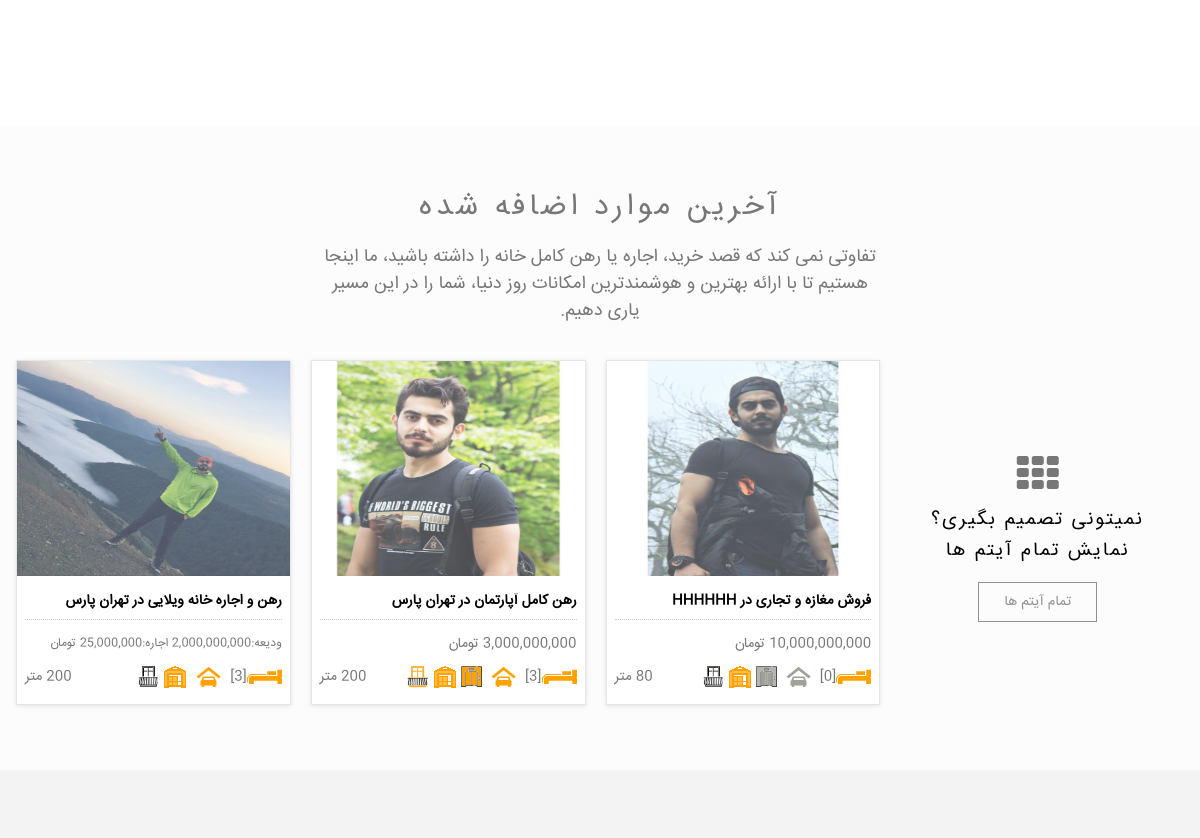
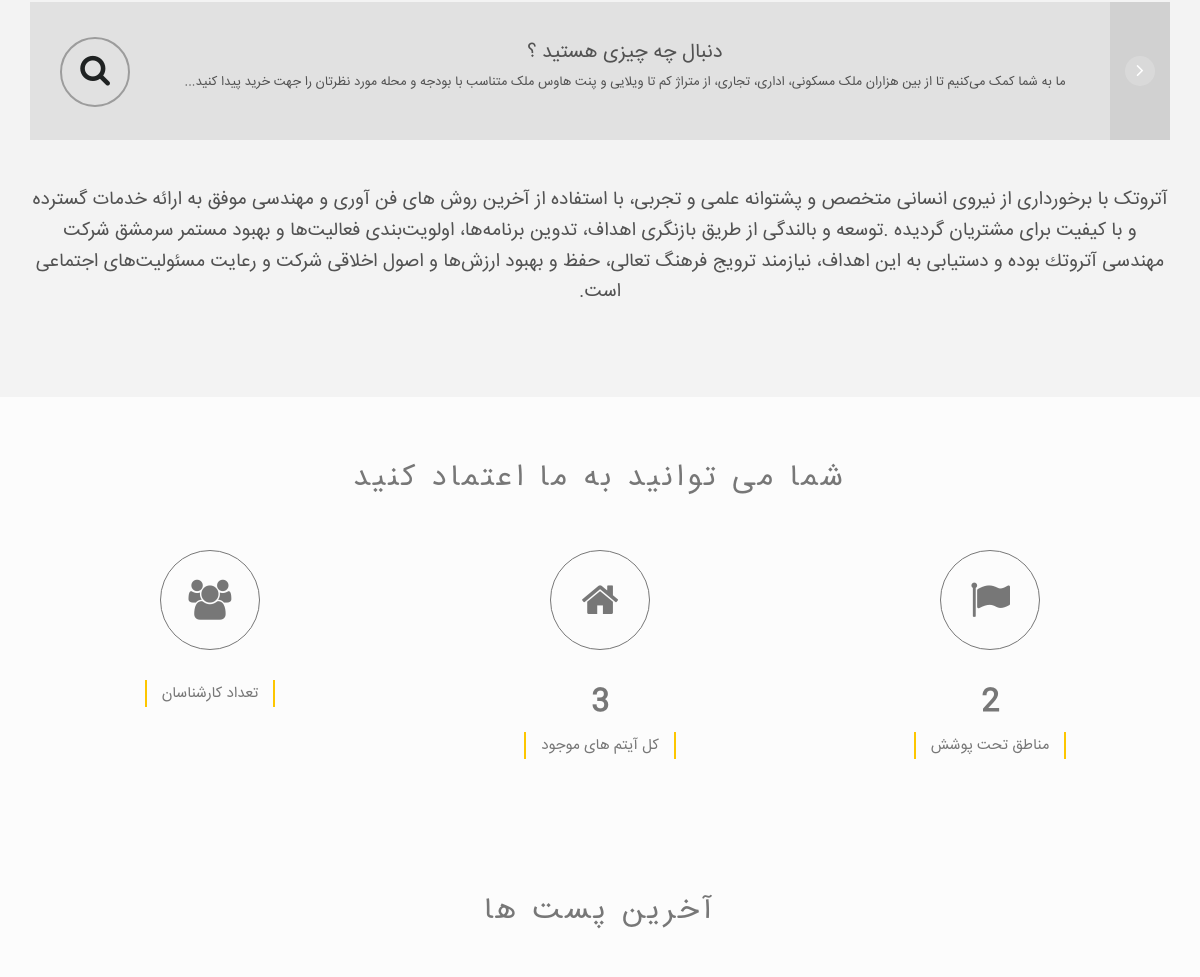
The app's page / (middle part), older data (2 pictures, top to bottom).
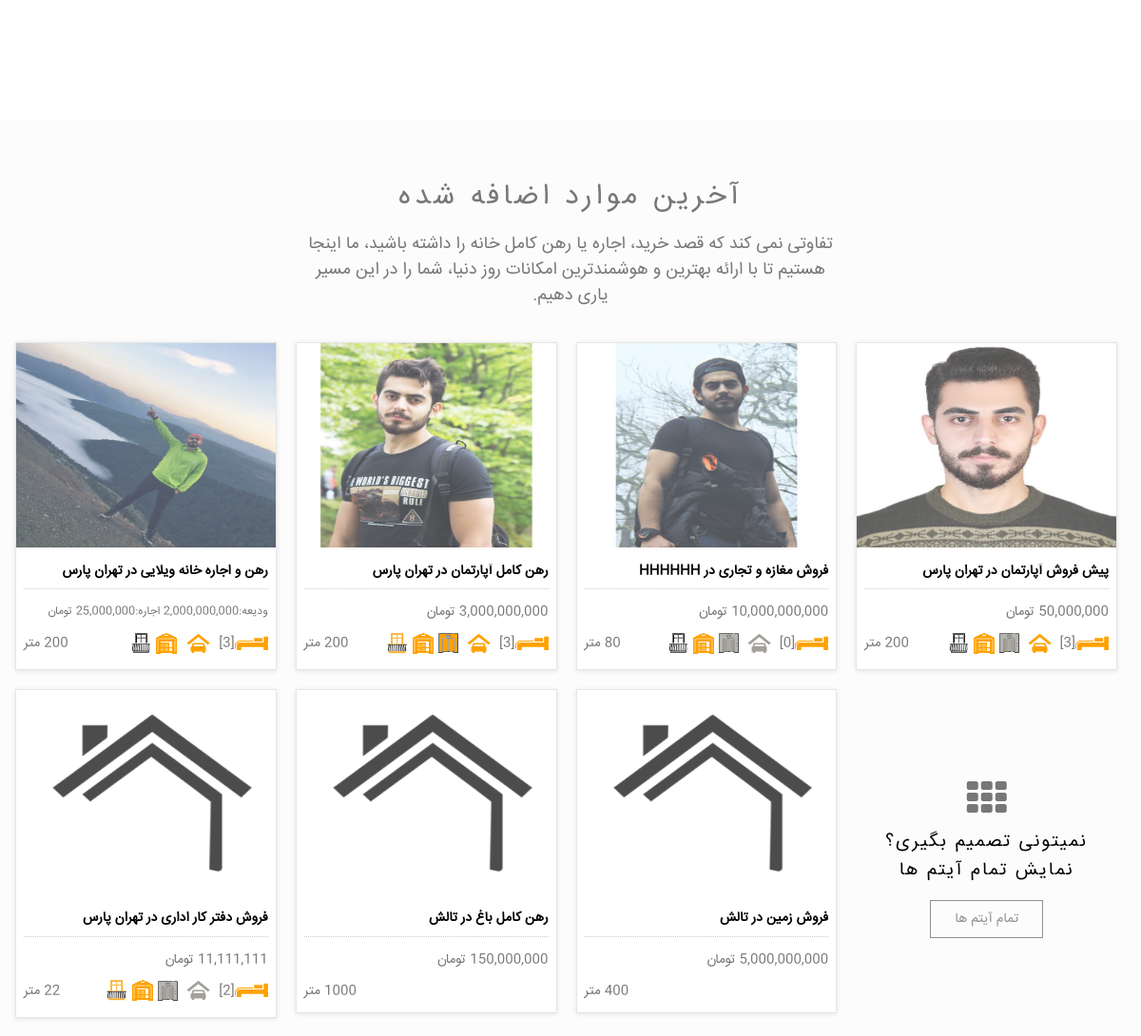
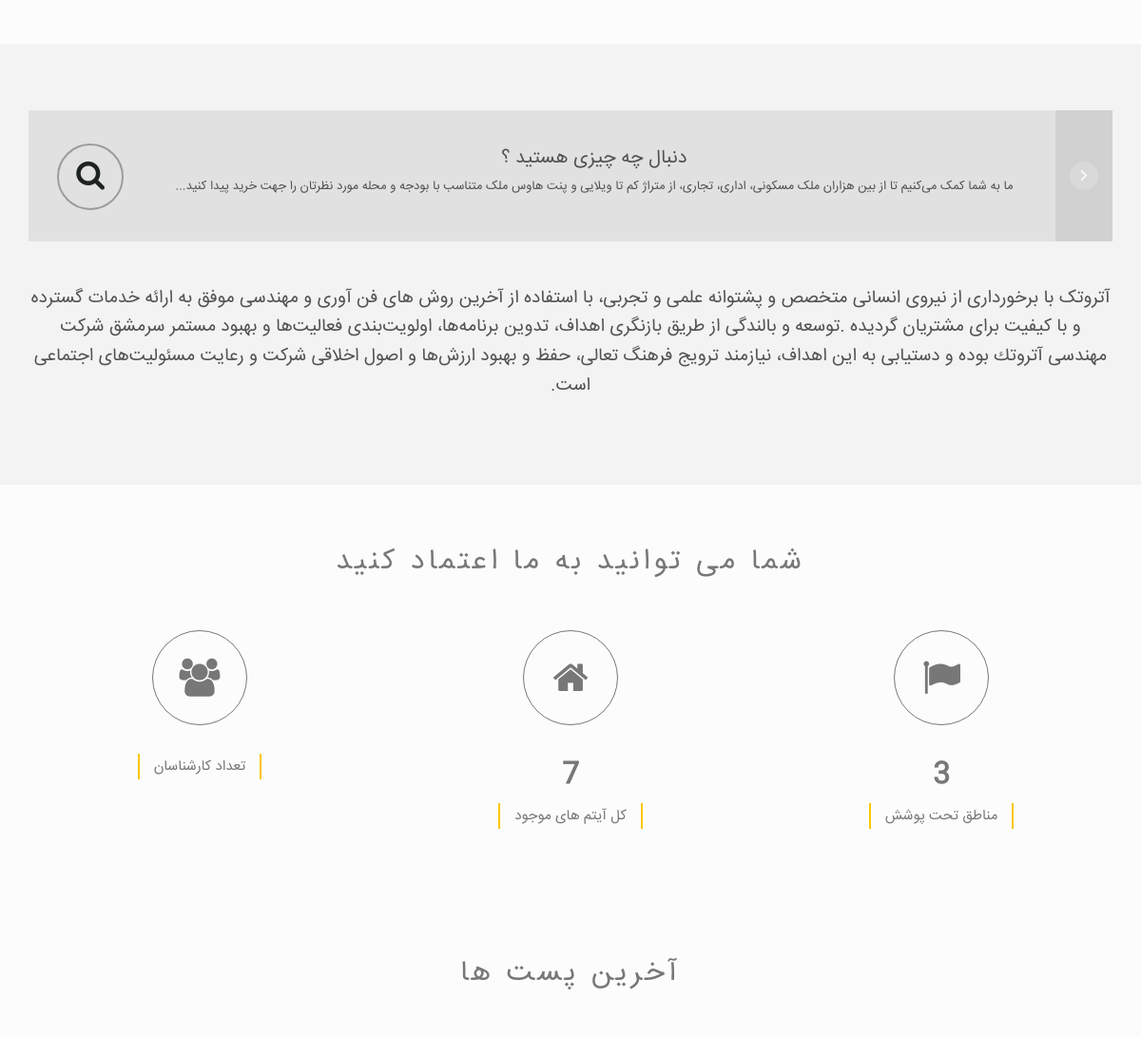
The same page, newer data (2 pictures, top to bottom).
### app/models.py (models this page shows, shortened)
class Item(models.Model):
    available = models.BooleanField(default=True, verbose_name = "موجود" )
    CHOICES1 = ( ('رهن و اجاره','رهن و اجاره'), ('رهن کامل','رهن کامل'), ('فروش','فروش'), ('پیش فروش','پیش فروش') )
    buy_status = models.CharField(max_length=30,choices=CHOICES1,verbose_name = "نوع معامله")
    CHOICES2 = ( ('آپارتمان','آپارتمان'), ('خانه ویلایی','خانه ویلایی'), ('زمین','زمین'), ('مغازه و تجاری','مغازه و تجاری'), ('دفتر کار اداری','دفتر کار اداری'), ('کلنگی','کلنگی'), ('ویلا','ویلا'), ('باغ','باغ') )
    estate_status = models.CharField(max_length=30,choices=CHOICES2,verbose_name = "نوع ملک")
    area_size = models.IntegerField(null=True,blank=True, verbose_name = "متراژ (متر)")
    room_qty = models.IntegerField(null=True,blank=True, verbose_name = "تعداد اتاق")
    building_age = models.IntegerField(null=True,blank=True, verbose_name = "سن بنا (سال)")
    parking = models.BooleanField(default=False, verbose_name = "پارکینگ" )
    storage_room = models.BooleanField(default=False, verbose_name = "انباری" )
    elevator = models.BooleanField(default=False, verbose_name = "آسانسور" )
    balcony = models.BooleanField(default=False, verbose_name = "بالکن" )
    deposit = models.IntegerField(null=True,blank=True, default='0', verbose_name = "ودیعه (تومان)")
    rent = models.IntegerField(null=True,blank=True, default='0', verbose_name = "اجاره (تومان)")
    price = models.IntegerField(null=True,blank=True, default='0', verbose_name = "قیمت فروش (تومان)")
    area = models.ForeignKey(Area, on_delete=models.CASCADE,verbose_name = "منطقه")
    additional_information = models.TextField(max_length=2000,null=True, blank=True,verbose_name = "اطلاعات تکمیلی")
    date = models.DateField(auto_now_add=True, verbose_name = "تاریخ آگهی")
    image = models.ImageField(upload_to='media', default='media/Default.png', null=True, blank=True, verbose_name = "تصویر")
    video_link = models.URLField(max_length=500, null=True, blank=True, verbose_name = "لینک ویدئو")
    class Meta:
        verbose_name = "ملک"
        verbose_name_plural = "املاک"
    def __str__(self):
        return str(self.buy_status +" "+ self.estate_status +" در "+ self.area.name )
    def get_absolute_url(self):
        return reverse('app:items_detail',args=[self.id])

class Area(models.Model):
    name = models.CharField(max_length=200, unique=True, verbose_name = "نام")
    class Meta:
        verbose_name = "منطقه"
        verbose_name_plural = "مناطق"
    def __str__(self):
        return str(self.name)

### app/views.py (the view)
# urls.py: path('', views.index, name='home'),
def index(request):
    logo = Setting.get('لوگو', default='django-extra-settings')
    latestpost_list = Post.objects.all().order_by('-post_date')[:3]
    img = models.Slider.objects.all()
    item_img = models.ItemImage.objects.all()
    items = models.Item.objects.filter(available=True).order_by("-date")[:11]
    all_items_count = models.Item.objects.filter(available=True).count()
    all_area_count = models.Area.objects.all().count()
    areas = models.Area.objects.all()
    fav = models.Fav.objects.all()
    context = {'img':img, 'items':items, 'item_img':item_img, 'areas':areas, 'fav':fav, 'latestpost_list':latestpost_list, 'all_items_count':all_items_count, 'all_area_count':all_area_count,'logo':logo}
    context['segment'] = 'index'
    html_template = loader.get_template( 'index.html' )
    return HttpResponse(html_template.render(context, request))

### blogApp/models.py (called while the page is built)
    def j_post_date(self):
        return jalali_converter(self.post_date)

### extensions/jalali.py (called while the page is built)
    def persian_tuple(self):
        return self.persian_year, self.persian_month, self.persian_day

### extensions/utils.py (called while the page is built)
def persian_number_converter(mystr):
    number = {
        '1': '۱',
        '2': '۲',
        '3': '۳',
        '4': '۴',
        '5': '۵',
        '6': '۶',
        '7': '۷',
        '8': '۸',
        '9': '۹',
        '0': '۰',
    }
    for e, p in number.items():
        mystr = mystr.replace(e, p)
    return mystr

def jalali_converter(time):
    jmonth = ['فرودین', 'اردیبهشت', 'خرداد', 'تیر', 'مرداد', 'شهریور', 'مهر', 'آبان', 'آذر', 'دی', 'بهمن', 'اسفند', ]
    time = timezone.localtime(time)
    time_to_string = '{},{},{}'.format(time.year, time.month, time.day)
    time_to_tuple = jalali.Gregorian(time_to_string).persian_tuple()
    time_to_list = list(time_to_tuple)
    for index, month in enumerate(jmonth):
        if time_to_list[1] == index + 1:
            time_to_list[1] = month
            break
    output = '{} {} {} ، ساعت {}:{}'.format(
        time_to_list[2],
        time_to_list[1],
        time_to_list[0],
        time.hour,
        time.minute,
    )
    return persian_number_converter(output)

### templates/index.html (shortened to what this page needs)
{% extends "base.html" %}
{% load extra_settings %}
{% load static %}
{% load humanize %}
{% block content %}
<div class="slider-area">
</div>
<div class="content-area home-area-1 recent-property" style="background-color: #FCFCFC; padding-bottom: 55px;">
    <div class="container">
        <div class="row">
            <div class="col-md-10 col-md-offset-1 col-sm-12 text-center page-title" dir="rtl">
                <h2> آخرین موارد اضافه شده </h2>
                <p> تفاوتی نمی کند که قصد خرید، اجاره یا رهن کامل خانه را داشته باشید، ما اینجا هستیم تا با ارائه بهترین و هوشمندترین امکانات روز دنیا، شما را در این مسیر یاری دهیم. </p>
            </div>
        </div>
        <div class="row">
            <div class="proerty-th">
              {% for Item in items %}
                <div class="col-sm-6 col-md-3 p0">
                  <div class="box-two proerty-item">
                      <div class="item-thumb">
                          <a href="{{ Item.get_absolute_url }}" ><img src="{{ Item.image.url }}"></a>
                      </div>
                      <div class="item-entry overflow" dir="rtl">
                          <h6><a href="{{ Item.get_absolute_url }}"> {{ Item }} </a></h6>
                          <div class="dot-hr"></div>
                          <span class="proerty-price pull-right">
                            {% if Item.buy_status == 'فروش' %}
                             <span class="proerty-price pull-right"> {{ Item.price|floatformat:0|intcomma:False }} تومان </span>
                             {% elif Item.buy_status == 'رهن کامل' %}
                              <span class="proerty-price pull-right"> {{ Item.deposit|floatformat:0|intcomma:False }} تومان </span>
                              {% elif Item.buy_status == 'پیش فروش' %}
                               <span class="proerty-price pull-right"> {{ Item.price|floatformat:0|intcomma:False }} تومان </span>
                            {% elif Item.buy_status == 'رهن و اجاره' %}
                              <small> <span class="proerty-price pull-right"> ودیعه:{{ Item.deposit|floatformat:0|intcomma:False }} اجاره:{{ Item.rent|floatformat:0|intcomma:False }} تومان</span> </small>
                            {% endif %}
                          </span>
                          <div class="property-icon">
                              {% if Item.estate_status == "آپارتمان"  or Item.estate_status == "مغازه و تجاری" or Item.estate_status == "دفتر کار اداری" or Item.estate_status == "خانه ویلایی" or Item.estate_status == "ویلا" %}
                                <img src="{% static 'assets/img/icon/bed-orange.png' %}">[{{ Item.room_qty }}]
                              {% endif %}
                              {% if Item.estate_status == "آپارتمان"  or Item.estate_status == "مغازه و تجاری" or Item.estate_status == "دفتر کار اداری" or Item.estate_status == "خانه ویلایی" or Item.estate_status == "ویلا" %}
                                  {% if Item.parking %}
                                    <img src="{% static 'assets/img/icon/cars-orange.png' %}">
                                  {% else %}
                                    <img src="{% static 'assets/img/icon/cars.png' %}">
                                  {% endif %}
                              {% endif %}
                              {% if Item.estate_status == "آپارتمان"  or Item.estate_status == "مغازه و تجاری" or Item.estate_status == "دفتر کار اداری" %}
                                  {% if Item.elevator %}
                                    <img src="{% static 'assets/img/icon/elevator-orange.png' %}">
                                  {% else %}
                                    <img src="{% static 'assets/img/icon/elevator.png' %}">
                                  {% endif %}
                              {% endif %}
                              {% if Item.estate_status == "آپارتمان"  or Item.estate_status == "مغازه و تجاری" or Item.estate_status == "دفتر کار اداری" or Item.estate_status == "خانه ویلایی" or Item.estate_status == "ویلا" %}
                                  {% if Item.storage_room %}
                                    <img src="{% static 'assets/img/icon/warehouse-orange.png' %}">
                                  {% else %}
                                    <img src="{% static 'assets/img/icon/warehouse.png' %}">
                                  {% endif %}
                              {% endif %}
                              {% if Item.estate_status == "آپارتمان"  or Item.estate_status == "مغازه و تجاری" or Item.estate_status == "دفتر کار اداری" or Item.estate_status == "خانه ویلایی" or Item.estate_status == "ویلا" %}
                                  {% if Item.balcony %}
                                    <img src="{% static 'assets/img/icon/balcony-orange.png' %}">
                                  {% else %}
                                    <img src="{% static 'assets/img/icon/balcony.png' %}">
                                  {% endif %}
                              {% endif %}
                              <span class="pull-left"> {{ Item.area_size }} متر  </span>
                          </div>
                      </div>
                  </div>
                </div>
                {% endfor %}
                <div class="col-sm-6 col-md-3 p0">
                    <div class="box-tree more-proerty text-center">
                        <div class="item-tree-icon">
                            <i class="fa fa-th"></i>
                        </div>
                        <div class="more-entry overflow">
                            <h5><a href="{% url 'app:items' %}" > نمیتونی تصمیم بگیری؟ </a></h5>
                            <h5 class="tree-sub-ttl"><a href="{% url 'app:items' %}" >  نمایش تمام آیتم ها </a> </h5>
                            <button class="btn border-btn more-black" value="All properties" onclick="window.location.replace('{% url 'app:items' %}')" > تمام آیتم ها </button>
                        </div>
                    </div>
                </div>
            </div>
        </div>
    </div>
</div>
<div class="boy-sale-area">
    <div class="container" dir="rtl">
        <div class="row">
            <div class="col-md-12 col-sm-10 col-sm-offset-1 col-md-offset-0 col-xs-12">
              <a href="{% url 'app:items' %}">
                <div class="asks-first">
                    <div class="asks-first-circle">
                        <span class="fa fa-search"></span>
                    </div>
                    <div class="asks-first-info">
                        <h2 class="asks-call"> دنبال چه چیزی هستید ؟ </h2>
                        <p class="asks-call"> ما به شما کمک می‌کنیم تا از بین هزاران ملک مسکونی، اداری، تجاری، از متراژ کم تا ویلایی و پنت هاوس ملک متناسب با بودجه و محله مورد نظرتان را جهت خرید پیدا کنید... </p>
                    </div>
                    <div class="asks-first-arrow">
                        <a href="{% url 'app:items' %}"><span class="fa fa-angle-right"></span></a>
                    </div>
                </div>
              </a>
            </div>
            <div class="col-xs-12">
                <p class="asks-call">
                  آتروتک با برخوردارى از نيروى انسانى متخصص و پشتوانه علمى و تجربى، با استفاده از آخرين روش هاى فن آورى و مهندسى موفق به ارائه خدمات گسترده و با كيفيت براى مشتريان گرديده .توسعه و بالندگی از طریق بازنگری اهداف، تدوین برنامه‌ها، اولویت‌بندی فعالیت‌ها و بهبود مستمر سرمشق شرکت مهندسى آتروتك بوده و دستیابی به این اهداف، نیازمند ترویج فرهنگ تعالی، حفظ و بهبود ارزش‌ها و اصول اخلاقی شركت و رعایت مسئولیت‌های اجتماعی است.
                </p>
            </div>
        </div>
    </div>
</div>
<div class="count-area">
    <div class="container">
        <div class="row">
            <div class="col-md-10 col-md-offset-1 col-sm-12 text-center page-title">
                <h2> شما می توانید به ما اعتماد کنید  </h2>
            </div>
        </div>
        <div class="row">
            <div class="col-md-12 col-xs-12 percent-blocks m-main" data-waypoint-scroll="true">
                <div class="row">
                    <div class="col-sm-4 col-xs-6">
                        <div class="count-item">
                            <div class="count-item-circle">
                                <span class="fa fa-users"></span>
                            </div>
                            <div class="chart">
                                <h5>تعداد کارشناسان</h5>
                            </div>
                        </div>
                    </div>
                    <div class="col-sm-4 col-xs-6">
                        <div class="count-item">
                            <div class="count-item-circle">
                                <span class="fa fa-home"></span>
                            </div>
                            <div class="chart">
                                <h2 class="percent">{{all_items_count}}</h2>
                                <h5>کل آیتم های موجود</h5>
                            </div>
                        </div>
                    </div>
                    <div class="col-sm-4 col-xs-6">
                        <div class="count-item">
                            <div class="count-item-circle">
                                <span class="fa fa-flag"></span>
                            </div>
                            <div class="chart">
                                <h2 class="percent">{{all_area_count}}</h2>
                                <h5>مناطق تحت پوشش</h5>
                            </div>
                        </div>
                    </div>
                </div>
            </div>
        </div>
    </div>
</div>
<div class="testimonial-area recent-property" style="background-color: #FCFCFC; padding-bottom: 15px;">
    <div class="container">
        <div class="row">
            <div class="col-md-10 col-md-offset-1 col-sm-12 text-center page-title">
                <h2> آخرین پست ها </h2>
            </div>
        </div>
        <div class="row">
        </div>
    </div>
</div>
{% endblock content %}

### templates/base.html (shortened to what this page needs)
{% load static %}
{% load bootstrap %}
{% load extra_settings %}
<!DOCTYPE html>
<html class="no-js">
<head>
  <link rel="stylesheet" href="{% static 'assets/css/normalize.css' %}">
  <link rel="stylesheet" href="{% static 'assets/css/font-awesome.min.css' %}">
  <link rel="stylesheet" href="{% static 'assets/css/fontello.css">
  <link href="{% static 'assets/fonts/icon-7-stroke/css/pe-icon-7-stroke.css' %}" rel="stylesheet">
  <link href="{% static 'assets/fonts/icon-7-stroke/css/helper.css' %}" rel="stylesheet">
  <link href="{% static 'assets/css/animate.css' %}" rel="stylesheet" media="screen">
  <link rel="stylesheet" href="{% static 'assets/css/bootstrap-select.min.css' %}">
  <link rel="stylesheet" href="{% static 'bootstrap/css/bootstrap.min.css' %}">
  <link rel="stylesheet" href="{% static 'assets/css/icheck.min_all.css' %}">
  <link rel="stylesheet" href="{% static 'assets/css/price-range.css' %}">
  <link rel="stylesheet" href="{% static 'assets/css/owl.carousel.css' %}">
  <link rel="stylesheet" href="{% static 'assets/css/owl.theme.css' %}">
  <link rel="stylesheet" href="{% static 'assets/css/owl.transitions.css' %}">
  <link rel="stylesheet" href="{% static 'assets/css/style.css' %}">
  <link rel="stylesheet" href="{% static 'assets/css/responsive.css' %}">
  <link rel="stylesheet" href="https://cdnjs.cloudflare.com/ajax/libs/font-awesome/4.7.0/css/font-awesome.min.css">
</head>
<body>
{% block content %}{% endblock content %}
</body>
</html>

Row changes from the older to the newer data that the page shows:
added Item: image (picture), buy_status+estate_status+area "پیش فروش آپارتمان در تهران پارس", room_qty "3", parking True (drawn), elevator False (drawn), storage_room True (drawn), balcony False (drawn)
added Item: image (placeholder picture), buy_status+estate_status+area "فروش دفتر کار اداری در تهران پارس", room_qty "2", parking False (drawn), elevator False (drawn), storage_room True (drawn), balcony True (drawn)
added Item: image (placeholder picture), buy_status+estate_status+area "رهن کامل باغ در تالش"
added Item: image (placeholder picture), buy_status+estate_status+area "فروش زمین در تالش", area_size "400"
Text that changed along with them:
{{ all_items_count }}: "3" → "7"
{{ all_area_count }}: "2" → "3"
